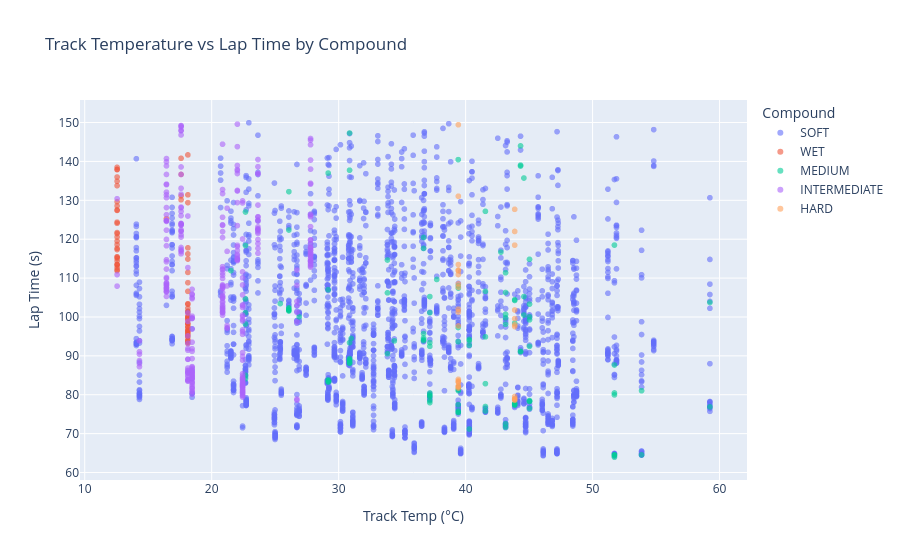

The code cell stored with this chart in its notebook:
### Code cell
# Track temperature vs lap time (scatter)
fig = px.scatter(
    df.sample(3000, random_state=42),
    x="TrackTemp", y="LapTime_s",
    color="Compound",
    title="Track Temperature vs Lap Time by Compound",
    labels={"TrackTemp": "Track Temp (°C)", "LapTime_s": "Lap Time (s)"},
    opacity=0.6
)
fig.show()
